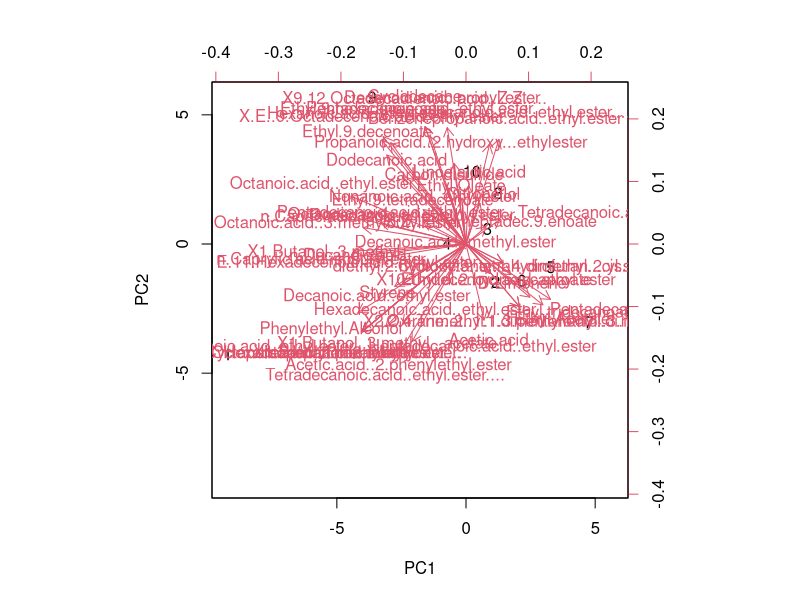
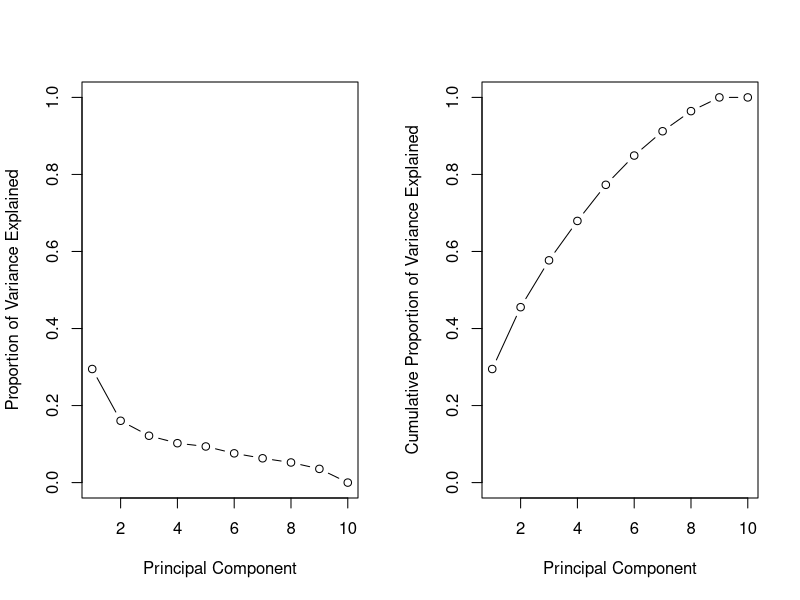
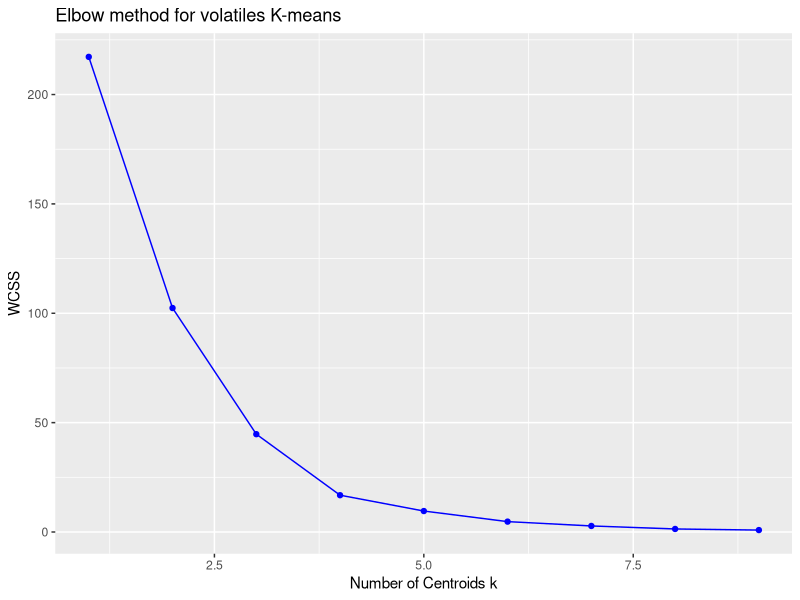
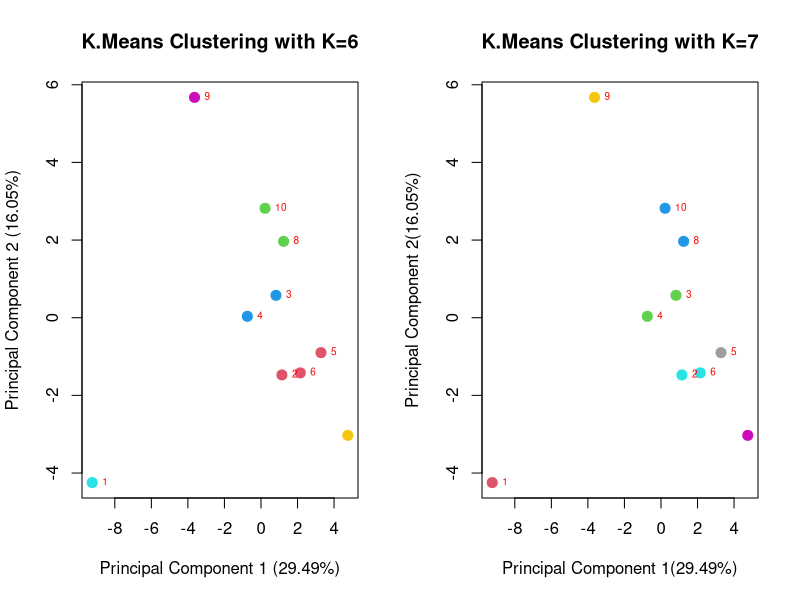

Source code (R) for these figures, in order:
#_______Volátiles con áreas post filtro de 100 millones para pulque joven_____________________#
#This analysis is carried out after filtering out those detected compounds with less tha 100,000,000 Arbitrary Units in order to
#create a Principal Component Analysis that explained a greater portion of the original variability in the data set. Original detected compounds 
#can be shared, contact information in my main profile page.

vol100=read.csv("IX. Areas post filtrado con umbral de 100 mill.csv")
#vol100

estacion=row.names(vol100)
estacion
#Which latin number associates with which sampling region is specified on
#"Relacion de muestreos con numeros latinos asignados en R.xlsx" In this case,
#1=4.1, 2=4.2, 3=1.1, 4=1.2, 5=2.1, 6=2.2, 7=3.1, 8=3.2, 9=5.1 and 10=5.2. Further details
#available at the cited article or GitHub information.

#We can easily visualize the name of each X sampling region.

names(vol100)
#to see the head of the data set columns. We are analyzing 53 features or variables.

apply(vol100, 2, mean)
#apply allows us to apply a certain function (mean in this case); 1 will be used
#if we are trying to compute the mean of the rows and 2 for computing the mean of the columns.
##WATCH OUT: the means are vastly different=WE NEED MEAN ZERO AND VARIANCE 1 TO 
#PROCEED WITH PCA

apply(vol100, 2, var)
#Let´s check out the variance of each feature/variable. 
#They vary greatly too.

#Now is important to clarify that the units are not different among the
#features/factors/variables studied in this case.

#However, first, we need to scale; if not, most of the principal components
#would be driven by the features with the greatest mean and variance.

#Let´s standardize by adjusting mean zero and standard deviation 1 with the following command:

pr.out=prcomp(vol100, scale=TRUE)
#Now the variables have mean zero by the prcomp comand and standard deviation (S.D.) 
#1 with scale=TRUE.

names(pr.out)
#center and scale refer to the means and S.D. of the variables used for scaling prior
#to PCA .

#The rotation matrix provides the PCA loadings, each column contains the corresponding 
#principal component loading vector.

#The X refers to the principal component score vectors.

pr.out$center

pr.out$scale

pr.out$rotation

#We got multiple PCs (10), which is expected as there will be min(n-1,p) principal components for
#observations (n) and features (p).

#In this case, it is partially possible to define which compounds mostly drive the first
#two PCs. We describe the compounds with the greatest influence on each component
#and in parenthesis its loading vector and its sign.

#PC1: propanol 2-methyl (-0.208), butanol 3-methyl(-0,22), octanoic acid ethyl ester (-0.23),
#ispentyl hexanoate (-0.21), n-caprylic acid siobutyl ester (-0.23), octanoic acid 3-methyl butyl ester (-0,20),
#phenylethyl alcohol (-0.22), octanoic acid (-0.20), hexadecanoic acid ethyl ester (-0.21), 
#octanoic acid 2-phenylethyl ester (-0.21), cyclopentadecanone 2-hydroxy (-0.21)

#PC2:  octadecandienoic acid (0.23), ehtyl 9-hexadecenoate (0.21), heptadecanoic acid
#ethyl ester (0.21), octadecenoic acid ethyl ester (0.20), pentadecanoic acid ethyl ester (0.21),
#tetradecanoic acid ethyl ester (-0.21), benzenepropanoic acid ethyl ester (0.20), acetic acid 2-phenyl ester (-0.19),
#cyclodecane (0.23), decanoic acid propyl ester (0.23), hexanoic acid ethyl ester (0.21).



#Let's check now if only two PCs suffice to explain at least 50% of the 
#original variability of the data. *Spoiler alert*: they don't, but they get pretty 
#close...

#Let´s plot the first two Principal Components (PC):

biplot(pr.out, scale=0)
#scale=0 ensures the arrows are scaled to represent the loadings.
#We can change the sign of the PCs without any relevant consequence, but let's not
#do it for now...

#pr.out$rotation=-pr.out$rotation
#pr.out$x=-pr.out$x
#biplot(pr.out, scale=0)

#The prcomp function also gives us the S.D. of each P.C., being those:

pr.out$sdev

#The variance explained by each P.C. is obtained by squaring:

pr.var=pr.out$sdev^2
pr.var

#Now, the proportion of variance explained by each P.C. is obtained after dividing
#the variance explained by each P.C. by the total variance explained by the X number of
#P.C.s:

pve=pr.var/sum(pr.var)
pve

#Then, the 1st P.C. explains 29.49% of the variance in the data, the 2nd the 16.05% and so forth.

#Finally, we can plot the PVE explained by each P.C., as well as the cumulative PVE:

par(mfrow=c(1,2))
plot(pve, xlab="Principal Component", ylab="Proportion of Variance Explained", ylim=c(0,1), type="b")
plot(cumsum(pve), xlab="Principal Component", ylab="Cumulative Proportion of Variance Explained", ylim=c(0,1), type="b")
#cumsum computes the cumulative sum of the elements of a numeric vector. E.g. a=c(1,2,8,-3)
#cumsum(a)=1 3 11 8


#Returning to our analysis, above we have our scree plot to figure out the optimal number of
#P.C.s we'll require.In this case, two may suffice (they both explain 45.54 % of the variance in data).

##########CLUSTERING BY K-MEANS ############

library(ggplot2)

clvol100mill=pr.out$x[,1:2]
#We select the first two score vectors of each of the two main Principal
#Components!! Then, we can proceed with k-means clustering!!!

clvol100mill

set.seed(19)
wcss <- vector()
for(i in 1:9){
  wcss[i] <- sum(kmeans(clvol100mill, i)$withinss)
}

wcss

ggplot() + geom_point(aes(x = 1:9, y = wcss), color = 'blue') + 
  geom_line(aes(x = 1:9, y = wcss), color = 'blue') + 
  ggtitle("Elbow method for volatiles K-means") + 
  xlab('Number of Centroids k') + 
  ylab('WCSS')

#We´d need to use 6 or 7 centroids...

#It means that only a certain amount of samples group together, meaning
#most of the sampled pulque's aroma is unique. Curious enough, the number of centroids
#doesn't match the number of them found analyzing physical and microbiological parameters!!
#(5 centroids with WCSS=3.51 were found over that analysis) :O..

set.seed(20)
km.out=kmeans(clvol100mill, 6, iter.max=1000, nstart=50)
#Here, we specify to work with only 6 clusters. It is suggested to use nstar=20 or 50, and 
##iter.max refers to the maximum iterations to apply to the algorithm and 
#nstart to the amount of centroid groups that are being employed internally or
#multiple initial cluster assignments (20 or 50).
#The last consideration will allow us to find a global optimum, rather than a local one,
#measured in the reduction of within cluster sumed squares, as the nstart value increases.

km.out$cluster
#Here we check the assignments of the n observations. We see how the data is sepa-
#rated into distinctive groups (as expected).

km.out
#We can see the sumary of the clustering run...

km.out$tot.withinss

#Now, we can plot our results...

plot(clvol100mill, col=(km.out$cluster +1), main="K.Means Clustering with K=6", xlab="Principal Component 1 (29.49%)", ylab="Principal Component 2 (16.05%)", pch=20, cex=2)

#Let´s try to incorporate labels to the clustering plot:

text(clvol100mill, row.names(vol100), cex=0.6, pos=4, col="red")


#Let´s try 7 clusters...

set.seed(21)
km.out=kmeans(clvol100mill, 7, iter.max=1000, nstart=50)
#Here, we specify to work with only 10 clusters. It is suggested to use nstar=20 or 50, and 
##iter.max refers tot the maximum iterations to apply to the algorithm and 
#nstart to the amount of centroid groups that are being employed internally or
#multiple initial cluster assignments (20 or 50).
#The last consideration will allow us to find a global optimum, rather than a local one,
#measured in the reduction of within cluster sumed squares as the nstart value increases.

km.out$cluster
#Here we check the assignments of the n observations. We see how the data is sepa-
#rated into distinctive groups (as expected).

km.out
#We can see the sumary of the clustering run...

km.out$tot.withinss

#Now, we can plot our results...

plot(clvol100mill, col=(km.out$cluster +1), main="K.Means Clustering with K=7", xlab="Principal Component 1(29.49%)", ylab="Principal Component 2(16.05%)", pch=20, cex=2)

text(clvol100mill, row.names(vol100), cex=0.6, pos=4, col="red")

#Based on the Elbow method, the difference on the wcss
#between 6 or 7 clusters is 1.98. Therefore, 
#6 clusters could already describe/group the data properly, considering also the 
#sampling findings.

#_#_#_#_#_____________________#######_____________________________#_#_#_#_#

